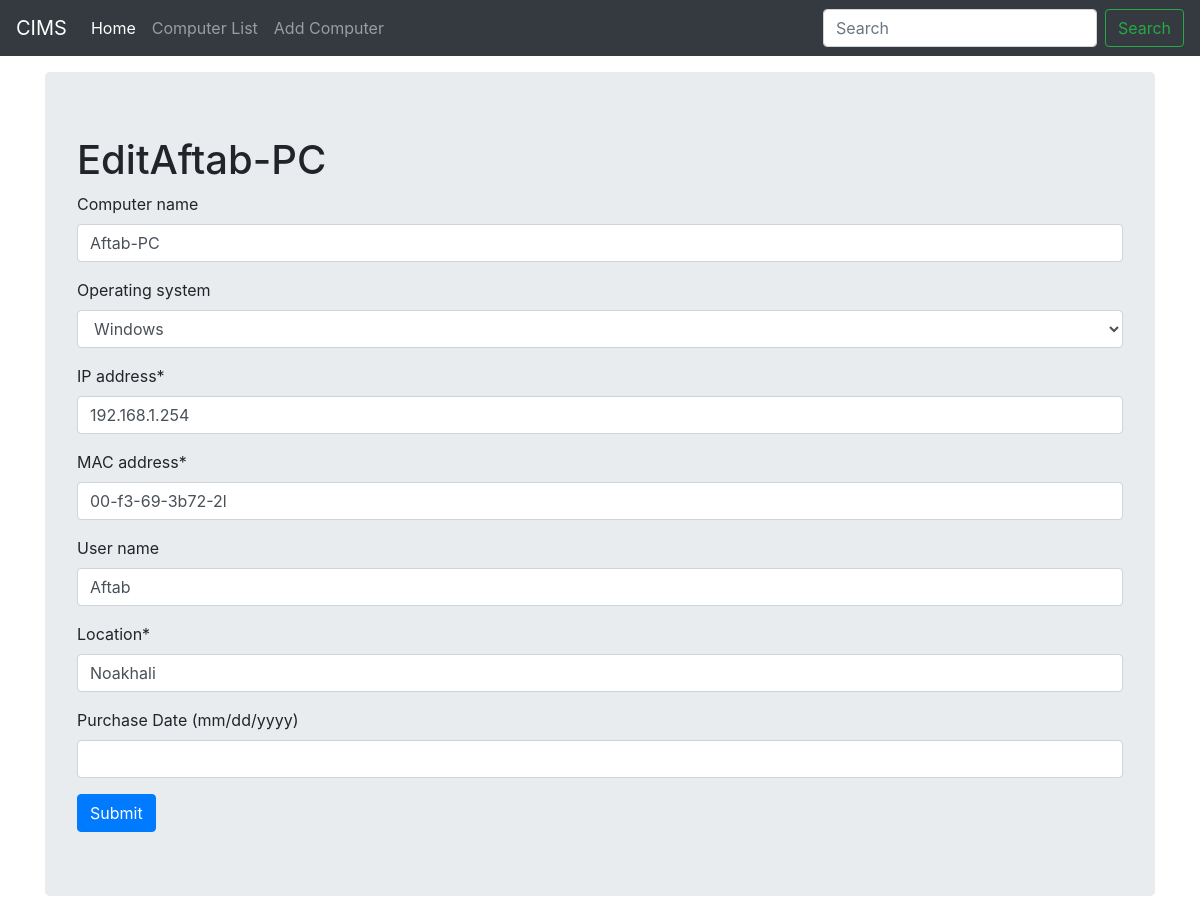
/computer_edit/2/, run on the app's committed database.
### djangoapp/models.py (models this page shows, shortened)
class Computer(models.Model):
    computer_name = models.CharField(max_length=30, blank = True)
    operating_system = models.ForeignKey(Operating_system,max_length = 30, blank = True, null = True, on_delete = models.SET_NULL)
    IP_address = models.CharField(max_length=30)
    MAC_address = models.CharField(max_length=30)
    user_name = models.CharField(max_length=30, blank = True)
    location = models.CharField(max_length=30)
    purchase_date = models.DateField("Purchase Date (mm/dd/yyyy)",auto_now_add = False, auto_now = False, blank=True, null = True)
    timestamp = models.DateField(default=timezone.now, blank = True)
    export_to_CSV = models.BooleanField(default=False)

class Operating_system(models.Model):
    operating_system = models.CharField(max_length=30, blank=True)
    def __str__(self):
        return self.operating_system

### djangoapp/views.py (the view)
# urls.py: path('computer_edit/<str:pk>/', views.computer_edit, name = 'computer_edit'),
def computer_edit(request, pk):
    instance = Computer.objects.get(id=pk)
    form = ComputerForm(instance = instance)
    if request.method == 'POST':
        form = ComputerForm(request.POST, instance = instance)
        if form.is_valid():
            form.save()
            messages.success(request, 'Successfully Saved')
            return redirect('computer_list')
    context = {
        "title": 'Edit' + str(instance.computer_name),
        "instance": instance,
        "form": form
    }
    return render(request, 'task/computer_entry.html', context)

### djangoapp/forms.py (shortened to what this page needs)
class ComputerForm(forms.ModelForm):
    class Meta:
        model = Computer
        fields = ['computer_name', 'operating_system', 'IP_address', 'MAC_address', 'user_name', 'location', 'purchase_date']

### djangoapp/templates/task/computer_entry.html (shortened to what this page needs)
{% load static %}
{% load crispy_forms_tags %}
<!doctype html>
<html lang="en">
  <head>
<link href="{% static 'css/bootstrap.min.css' %}" rel="stylesheet">
    <link href="{% static 'css/navbar-top-fixed.css' %}" rel="stylesheet">
    <link href="{% static 'css/stylesheet.css' %}" rel="stylesheet">
    <link href="{% static 'js/jquery-ui-1.12.1/jquery-ui.min.css' %}" rel="stylesheet">
    <link href="{% static 'js/jquery-ui-1.12.1/jquery-ui.structure.min.css' %}" rel="stylesheet">
    <link href="{% static 'js/jquery-ui-1.12.1/jquery-ui.theme.min.css' %}" rel="stylesheet">
  </head>
  <body>{% include 'task/navbar.html' %}
<main role="main" class="container">
  <div class="jumbotron">
            <h1>{{ title }}</h1>
                <form method="POST" action="">
                    {{form|crispy}}
                    <input class="btn btn-primary" type="submit" value="Submit" >
                </form>
      </div>
</main>
    </body>
</html>

### djangoapp/static/css/navbar-top-fixed.css (style rules this page uses)
body { min-height: 75rem; padding-top: 4.5rem; }

### djangoapp/static/css/stylesheet.css (style rules this page uses)
body { background-color: rgb(255, 255, 255) }

### data on the page
Computer: computer_name "Aftab-PC", IP_address "192.168.1.254", MAC_address "00-f3-69-3b72-2l", user_name "Aftab", location "Noakhali"
Operating_system: operating_system "Windows"

### other printed values
{{ title }} "EditAftab-PC"
